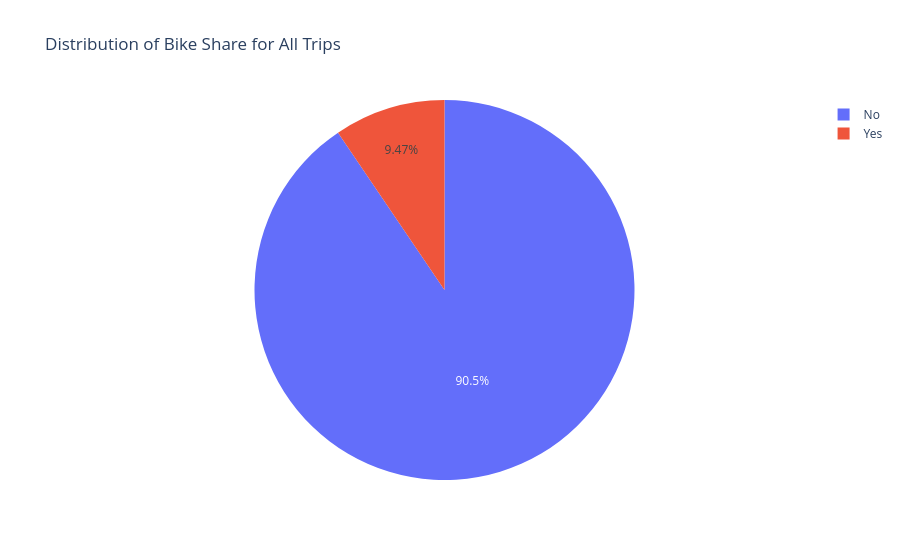

Notebook source saved alongside this figure:
### Markdown cell above
> ### <mark>Your analsys and exploration here </mark>

### Code cell
fig = px.pie(df, 
             names="bike_share_for_all_trip",
             title='Distribution of Bike Share for All Trips',
             )

fig.show()

### Figure 1 — Plotly figure (JSON) as saved in the notebook; plotly's stock layout.template omitted (floating-point values rounded to 4 significant figures; data arrays with more than 128 entries replaced by an {"elided": "..."} marker saying what was removed)
{"data": [{"domain": {"x": [0, 1], "y": [0, 1]}, "hovertemplate": "bike_share_for_all_trip=%{label}<extra></extra>", "labels": {"elided": "183215 str values"}, "legendgroup": "", "name": "", "showlegend": true, "type": "pie"}], "layout": {"legend": {"tracegroupgap": 0}, "title": {"text": "Distribution of Bike Share for All Trips"}}}
